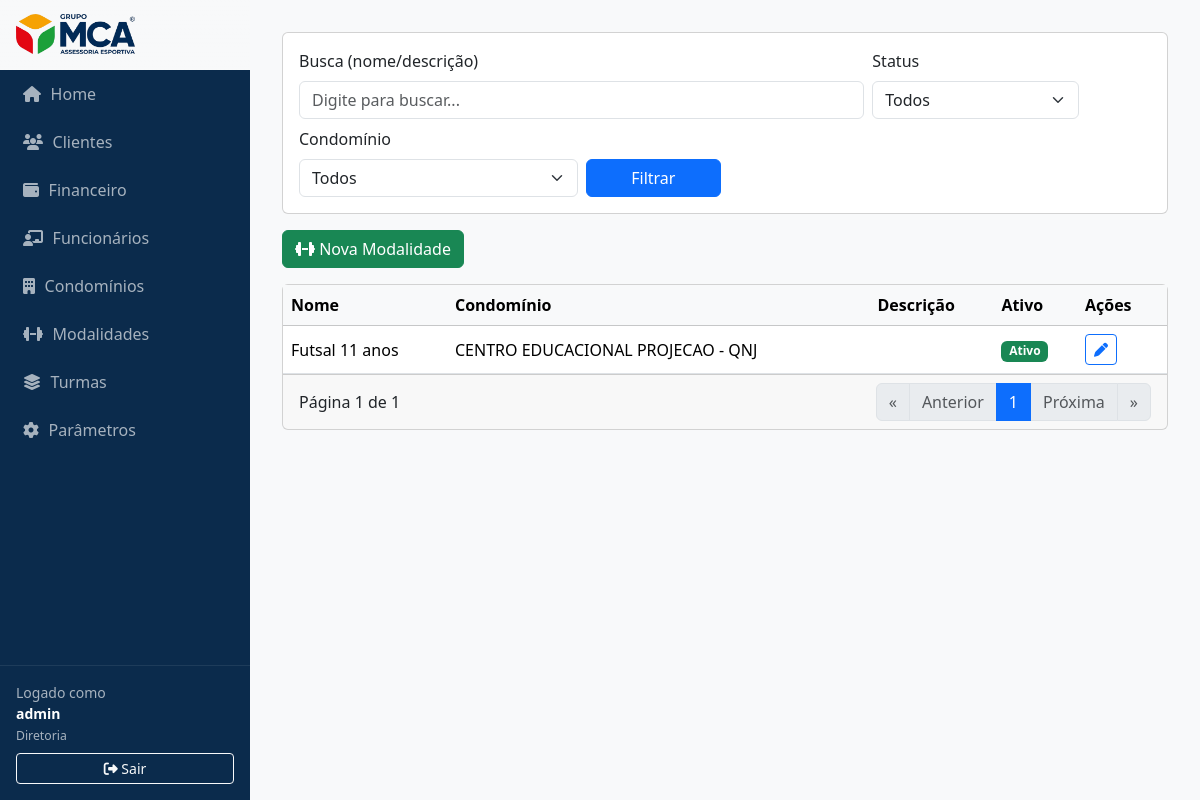
Page /modalidades/ (signed in) on the committed database.
### funcionarios/models.py (models this page shows, shortened)
class Funcionario(models.Model):
    user = models.OneToOneField(
        User, on_delete=models.CASCADE, related_name="funcionario",
        null=True, blank=True
    )
    cpf_cnpj = models.CharField("CPF/CNPJ", max_length=14, unique=True, validators=[DOC_VALIDATOR])
    nome = models.CharField("Nome", max_length=255)
    email = models.EmailField("E-mail", blank=True, validators=[EmailValidator()])
    telefone = models.CharField("Telefone", max_length=30, blank=True)
    rg = models.CharField("RG", max_length=20, blank=True)
    registro_cref = models.CharField("Registro CREF", max_length=30, blank=True)
    tam_uniforme = models.CharField("Tamanho do Uniforme", max_length=10, blank=True)
    data_nascimento = models.DateField("Data de Nascimento", null=True, blank=True)
    data_admissao = models.DateField("Data de Admissão", null=True, blank=True)
    class Cargo(models.TextChoices):
        ADMINISTRATIVO = "ADMIN", "Administrativo"
        FINANCEIRO = "FIN", "Financeiro"
        RH = "RH", "Recursos Humanos"
        PROFESSOR = "PROF", "Professor"    # ✅ alterado
        DIRETOR = "DIR", "Diretoria"
        OUTRO = "OUTRO", "Outro"
    cargo = models.CharField(
        "Cargo",
        max_length=20,
        choices=Cargo.choices,
        default=Cargo.OUTRO,
        db_index=True
    )
    class RegimeTrabalhista(models.TextChoices):
        CLT_HORISTA = "CLT_HORISTA", "CLT Horista"   # ✅ alterado
        CLT_NORMAL = "CLT_NORMAL", "CLT Normal"     # ✅ alterado
        ESTAGIARIO = "ESTAGIARIO", "Estagiário"
        PJ = "PJ", "Pessoa Jurídica"
        OUTRO = "OUTRO", "Outro"
    regime_trabalhista = models.CharField(
        "Regime Trabalhista",
        max_length=20,
        choices=RegimeTrabalhista.choices,
        default=RegimeTrabalhista.OUTRO,
        db_index=True,
    )
    ativo = models.BooleanField(default=True)
    created_at = models.DateTimeField("Criado em", auto_now_add=True)
    updated_at = models.DateTimeField("Atualizado em", auto_now=True)
    class Meta:
        ordering = ["nome", "id"]
        indexes = [
            models.Index(fields=["nome"]),
            models.Index(fields=["ativo"]),
            models.Index(fields=["cargo"]),
        ]
        verbose_name = "Funcionário"
        verbose_name_plural = "Funcionários"

### modalidades/models.py (models this page shows, shortened)
class Modalidade(models.Model):
    nome = models.CharField("Nome", max_length=100)
    slug = models.SlugField("Slug", max_length=120, unique=True, blank=True)
    descricao = models.TextField("Descrição", blank=True)
    ativo = models.BooleanField(default=True)
    condominio = models.ForeignKey(
        Condominio,
        on_delete=models.CASCADE,
        related_name="modalidades",
        verbose_name="Condomínio",
        null=True, blank=True
    )
    created_at = models.DateTimeField("Criado em", auto_now_add=True)
    updated_at = models.DateTimeField("Atualizado em", auto_now=True)
    class Meta:
        ordering = ["nome", "id"]
        verbose_name = "Modalidade"
        verbose_name_plural = "Modalidades"
        constraints = [
            models.UniqueConstraint(
                fields=["condominio", "nome"],
                name="uniq_modalidade_por_condominio_nome",
            )
        ]

### condominios/models.py (models this page shows, shortened)
class Condominio(models.Model):
    cnpj = models.CharField("CNPJ", max_length=14, unique=True, validators=[CNPJ_VALIDATOR])
    nome = models.CharField("Nome Completo", max_length=255)
    email = models.EmailField("E-mail", blank=True, validators=[EmailValidator()])
    cep = models.CharField("CEP", max_length=9, blank=True)
    numero = models.CharField("Número", max_length=20, blank=True)
    logradouro = models.CharField("Logradouro", max_length=255, blank=True)
    bairro = models.CharField("Bairro", max_length=255, blank=True)
    complemento = models.CharField("Complemento", max_length=255, blank=True)
    municipio = models.CharField("Município", max_length=255, blank=True)
    estado = models.CharField("Estado (UF)", max_length=2, choices=UF_CHOICES, blank=True)
    ativo = models.BooleanField(default=True)
    created_at = models.DateTimeField("Criado em", auto_now_add=True)
    updated_at = models.DateTimeField("Atualizado em", auto_now=True)
    class Meta:
        ordering = ["nome"]
        indexes = [
            models.Index(fields=["municipio", "estado"]),
            models.Index(fields=["ativo"]),
        ]
        verbose_name = "Condomínio"
        verbose_name_plural = "Condomínios"

### modalidades/views.py (the view)
# urls.py: path("modalidades/", views.list_modalidades, name="list"),
@login_required(login_url='/turmas')
@user_passes_test(is_diretor,login_url="/turmas/")
def list_modalidades(request: HttpRequest):
    q = request.GET.get("q", "").strip()
    ativos_param = request.GET.get("ativos", "")
    if   ativos_param == "1": ativos = True
    elif ativos_param == "0": ativos = False
    else:                     ativos = None
    condominio = request.GET.get("condominio") or None
    filtro_form = ModalidadeFiltroForm(request.GET or None)
    form = ModalidadeForm()
    qs = cs.buscar_modalidades(q=q, ativos=ativos, condominio=condominio)
    page_str = request.GET.get("page", "1")
    try:
        page = int(page_str)
        if page < 1: page = 1
    except (TypeError, ValueError):
        page = 1
    page_obj = cs.paginar_queryset(qs, page=page, per_page=20)
    qd = request.GET.copy()
    qd.pop("page", None)
    base_qs = qd.urlencode()
    suffix = f"&{base_qs}" if base_qs else ""
    filtro_form = ModalidadeFiltroForm(initial={"q": q, "ativos": ativos_param})
    form = ModalidadeForm()
    return render(request, "modalidades/list.html", {
        "page_obj": page_obj,
        "filtro_form": filtro_form,
        "form": form,
        "q": q, "ativos_param": ativos_param,
        "base_qs": base_qs, "suffix": suffix,
    })

### templates/modalidades/list.html (shortened to what this page needs)
{% extends "base.html" %}
{% load static %}
{% block content %}
<form method="get" class="card card-body mb-3">
  <div class="row g-2 align-items-end">
  <div class="col-md-8">
    <label class="form-label">Busca (nome/descrição)</label>
    <input type="text" name="q" value="{{ filtro_form.initial.q }}" class="form-control" placeholder="Digite para buscar...">
  </div>
  <div class="col-md-3">
    <label class="form-label">Status</label>
    <select name="ativos" class="form-select">
      <option value=""  {% if ativos_param == "" %}selected{% endif %}>Todos</option>
    </select>
  </div>
  <div class="col-md-4">
    <label class="form-label">Condomínio</label>
    <select name="condominio" class="form-select">
      <option value="">Todos</option>
    </select>
  </div>
  <div class="col-md-2">
    <button class="btn btn-primary w-100" type="submit">Filtrar</button>
  </div>
</div>
</form>
<div class="d-flex justify-content-between align-items-center mb-3">
  <div class="btn-group">
    <button class="btn btn-success" data-bs-toggle="modal" data-bs-target="#modModal" data-mode="create">
      <i class="fa-solid fa-dumbbell"></i> Nova Modalidade
    </button>
  </div>
</div>
<div class="card">
  <div class="table-responsive">
    <table class="table table-hover align-middle mb-0">
      <thead class="table-light">
        <tr>
          <th>Nome</th>
          <th>Condomínio</th>
          <th>Descrição</th>
          <th>Ativo</th>
          <th style="width: 90px;">Ações</th>
        </tr>
      </thead>
      <tbody>
        {% for m in page_obj.object_list %}
        <tr>
          <td>{{ m.nome }}</td>
          <td>{{ m.condominio.nome }}</td>
          <td class="text-truncate" style="max-width: 480px;">{{ m.descricao }}</td>
          <td>
            {% if m.ativo %}
              <span class="badge text-bg-success">Ativo</span>
            {% else %}
              <span class="badge text-bg-secondary">Inativo</span>
            {% endif %}
          </td>
          <td>
            <button class="btn btn-sm btn-outline-primary"
                    data-bs-toggle="modal"
                    data-bs-target="#modModal"
                    data-mode="edit"
                    data-id="{{ m.id }}"
                    data-nome="{{ m.nome|escape }}"
                    data-condominio="{{ m.condominio_id }}"
                    data-descricao="{{ m.descricao|default_if_none:''|escape }}"
                    data-ativo="{{ m.ativo|yesno:'1,0' }}">
              <i class="fa-solid fa-pen"></i>
            </button>
          </td>
        </tr>
        {% empty %}
        <tr><td colspan="4" class="text-center py-4">Nenhuma modalidade encontrada.</td></tr>
        {% endfor %}
      </tbody>
    </table>
  </div>
  <div class="card-footer d-flex justify-content-between align-items-center">
    <div>Página {{ page_obj.number }} de {{ page_obj.paginator.num_pages }}</div>
    <nav>
      <ul class="pagination mb-0">
        <li class="page-item {% if not page_obj.has_previous %}disabled{% endif %}">
          {% if page_obj.has_previous %}
            <a class="page-link" href="?page=1{{ suffix }}" aria-label="Primeira">&laquo;</a>
          {% else %}<span class="page-link">&laquo;</span>{% endif %}
        </li>
        <li class="page-item {% if not page_obj.has_previous %}disabled{% endif %}">
          {% if page_obj.has_previous %}
            <a class="page-link" href="?page={{ page_obj.previous_page_number }}{{ suffix }}">Anterior</a>
          {% else %}<span class="page-link">Anterior</span>{% endif %}
        </li>
        <li class="page-item active"><span class="page-link">{{ page_obj.number }}</span></li>
        <li class="page-item {% if not page_obj.has_next %}disabled{% endif %}">
          {% if page_obj.has_next %}
            <a class="page-link" href="?page={{ page_obj.next_page_number }}{{ suffix }}">Próxima</a>
          {% else %}<span class="page-link">Próxima</span>{% endif %}
        </li>
        <li class="page-item {% if not page_obj.has_next %}disabled{% endif %}">
          {% if page_obj.has_next %}
            <a class="page-link" href="?page={{ page_obj.paginator.num_pages }}{{ suffix }}" aria-label="Última">&raquo;</a>
          {% else %}<span class="page-link">&raquo;</span>{% endif %}
        </li>
      </ul>
    </nav>
  </div>
</div>
{% endblock %}

### templates/base.html (shortened to what this page needs)
{% load static %}
<!DOCTYPE html>
<html lang="pt-br">
<head>
  <link rel="stylesheet" href="https://cdn.jsdelivr.net/npm/bootstrap@5.3.3/dist/css/bootstrap.min.css">
  <link rel="stylesheet" href="https://cdnjs.cloudflare.com/ajax/libs/font-awesome/6.5.0/css/all.min.css">
</head>
<body>
  <aside class="sidebar">
    <a href="{% url 'home' %}" class="brand logoplace">
      <img src="{% static 'img/logo.png' %}" alt="Logo" class="logo" onerror="this.style.display='none';">
    </a>
    {% if request.user.is_authenticated %}
      {% with funcionario=request.user.funcionario %}
        {% if funcionario.cargo == "ADMIN" or funcionario.cargo == "DIR" %}
          <a href="{% url 'home' %}" class="navlink"><i class="fa-solid fa-house"></i> Home</a>
          <a href="{% url 'clientes:list' %}" class="navlink"><i class="fa-solid fa-users"></i> Clientes</a>
          <a href="{% url 'financeiro:list' %}" class="navlink"><i class="fa-solid fa-wallet"></i> Financeiro</a>
          <a href="{% url 'funcionarios:list' %}" class="navlink"><i class="fa-solid fa-chalkboard-user"></i> Funcionários</a>
          <a href="{% url 'condominios:list' %}" class="navlink"><i class="fa-solid fa-building"></i> Condomínios</a>
          <a href="{% url 'modalidades:list' %}" class="navlink"><i class="fa-solid fa-dumbbell"></i> Modalidades</a>
          <a href="{% url 'turmas:list' %}" class="navlink"><i class="fa-solid fa-layer-group"></i> Turmas</a>
          <a href="{% url 'parametros:listar_contratos' %}" class="navlink"><i class="fa-solid fa-cog"></i> Parâmetros</a>
        {% elif funcionario.cargo == "PROF" %}
          <a href="{% url 'turmas:list' %}" class="navlink"><i class="fa-solid fa-layer-group"></i> Minhas Turmas</a>
        {% elif funcionario.cargo == "FIN" %}
          <a href="{% url 'home' %}" class="navlink"><i class="fa-solid fa-house"></i> Home</a>
          <a href="{% url 'financeiro:list' %}" class="navlink"><i class="fa-solid fa-wallet"></i> Financeiro</a>
        {% elif funcionario.cargo == "RH" %}
          <a href="{% url 'home' %}" class="navlink"><i class="fa-solid fa-house"></i> Home</a>
          <a href="{% url 'funcionarios:list' %}" class="navlink"><i class="fa-solid fa-chalkboard-user"></i> Funcionários</a>
        {% else %}
          <a href="{% url 'home' %}" class="navlink"><i class="fa-solid fa-house"></i> Home</a>
        {% endif %}
      {% endwith %}
    {% endif %}
    {% if request.user.is_authenticated %}
    <div class="authbox">
      <div class="small mb-2">
        Logado como<br>
        <strong style="color:#fff">{{ request.user.get_full_name|default:request.user.username }}</strong><br>
        <small>{{ request.user.funcionario.get_cargo_display }}</small>
      </div>
      <form method="post" action="{% url 'logout' %}">
        <button class="btn btn-sm btn-outline-light w-100">
          <i class="fa-solid fa-right-from-bracket"></i> Sair
        </button>
      </form>
    </div>
    {% endif %}
  </aside>
  <main class="content">
    {% block content %}{% endblock %}
  </main>
</body>
</html>

### rows in the picture
Modalidade: nome "Futsal 11 anos", condominio.nome "CENTRO EDUCACIONAL PROJECAO - QNJ", ativo "Ativo"

### other values in the picture
{{ request.user.get_full_name|default:request.user.username }} "admin"
{{ request.user.funcionario.get_cargo_display }} "Diretoria"
{{ page_obj.number }} "1"
{{ page_obj.paginator.num_pages }} "1"
